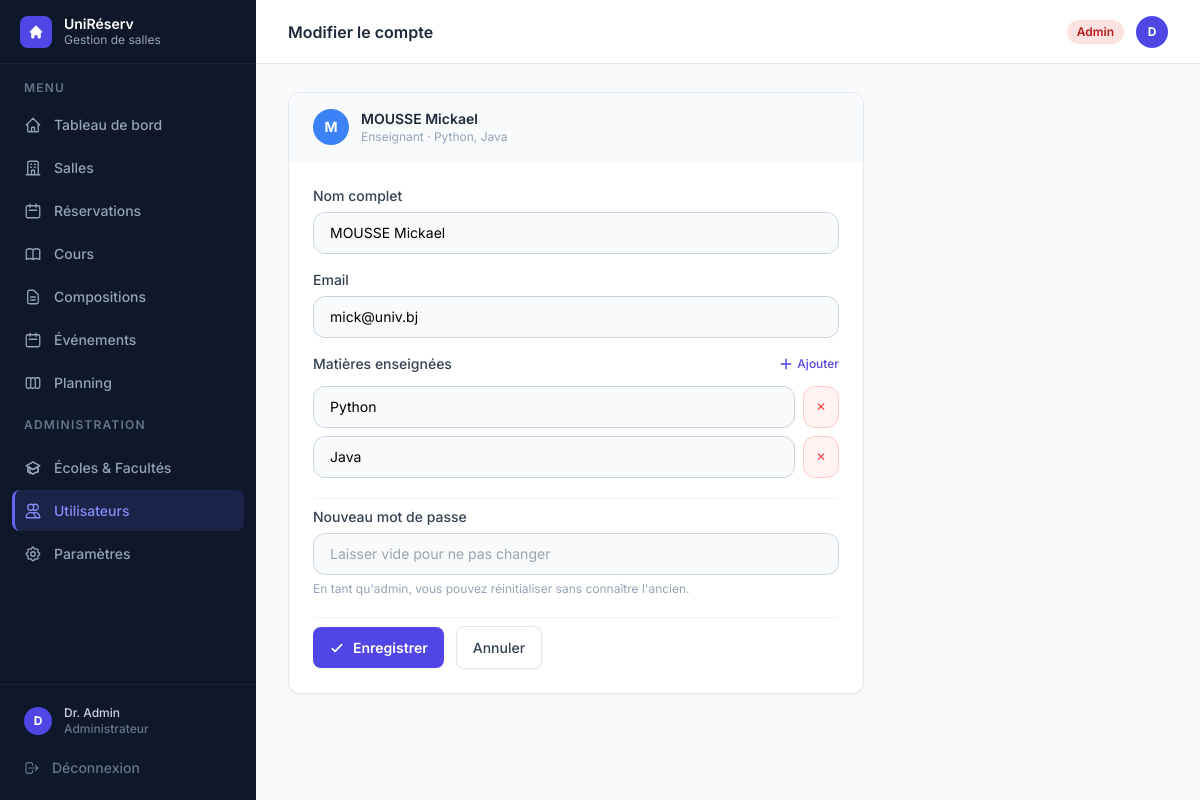
The app's page /utilisateurs/2/modifier (signed in), older data.
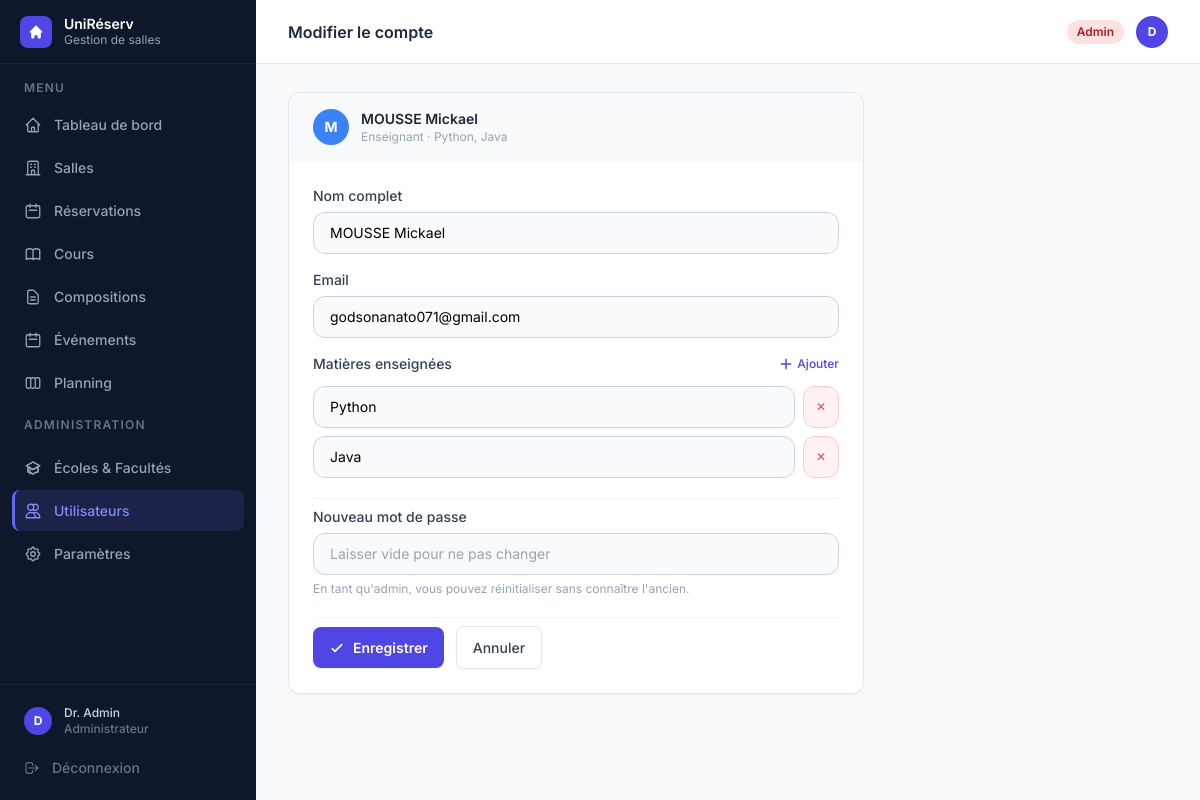
The same page, newer data.
### tables this page shows
CREATE TABLE utilisateurs (
            id               INTEGER PRIMARY KEY,
            nom              TEXT    NOT NULL,
            email            TEXT    NOT NULL UNIQUE,
            login            TEXT    NOT NULL UNIQUE,
            mot_de_passe     TEXT    NOT NULL,
            role             TEXT    NOT NULL,
            date_inscription TEXT    NOT NULL,
            matricule        TEXT,
            classe           TEXT,
            matiere          TEXT
        , ecole_id INTEGER, unite_formation_id INTEGER);

### gestion de salle/app.py (the view, shortened to what this page needs)
@app.route("/utilisateurs/<int:user_id>/modifier", methods=["GET", "POST"])
@login_required
@admin_required
def utilisateurs_modifier(user_id):
    bd = get_bd()
    u  = bd.charger_utilisateur_par_id(user_id)
    if not u:
        flash("Utilisateur introuvable.", "error")
        return redirect(url_for("utilisateurs"))
    return render_template("utilisateur_modifier.html", active="utilisateurs", u=u)

### gestion de salle/app.py (called while the page is built)
def get_bd():
    return BaseDonneesSQLite()

@app.context_processor
def inject_format_classe():
    return dict(format_classe=_format_classe)

def login_required(f):
    @wraps(f)
    def decorated(*args, **kwargs):
        if "user_id" not in session:
            return redirect(url_for("login"))
        return f(*args, **kwargs)
    return decorated

def admin_required(f):
    @wraps(f)
    def decorated(*args, **kwargs):
        if session.get("user_role") != "admin":
            flash("Accès réservé aux administrateurs.", "error")
            return redirect(url_for("dashboard"))
        return f(*args, **kwargs)
    return decorated

### gestion de salle/models/utilisateur.py (called while the page is built)
    @id.setter
    def id(self, valeur: int):
        if self.__id is None:
            self.__id = valeur

    @property
    def nom(self) -> str:
        return self.__nom

    @property
    def email(self) -> str:
        return self.__email

    @property
    def role(self) -> str:
        return "enseignant"

    @property
    def matiere(self) -> str:
        return self.__matiere

    @property
    def matieres(self) -> list:
        return [m.strip() for m in self.__matiere.split(",") if m.strip()]

### gestion de salle/templates/utilisateur_modifier.html (shortened to what the changed rows need)
{% extends "base.html" %}
{% block heading %}Modifier le compte{% endblock %}
{% block content %}
<div class="max-w-xl">
  <div class="bg-white rounded-xl border border-slate-200 shadow-sm overflow-hidden">
    <div class="px-6 py-4 border-b border-slate-100 bg-slate-50 flex items-center gap-3">
      <div class="w-9 h-9 rounded-full flex items-center justify-center text-white text-sm font-bold shrink-0
        {% if u.role=='admin' %}bg-red-500{% elif u.role=='responsable' %}bg-amber-500{% elif u.role=='enseignant' %}bg-blue-500{% else %}bg-indigo-500{% endif %}">
        {{ u.nom[0].upper() }}
      </div>
      <div>
        <p class="font-semibold text-slate-800 text-sm">{{ u.nom }}</p>
        <p class="text-xs text-slate-400">
          {% if u.role=='admin' %}Administrateur{% elif u.role=='responsable' %}Responsable · {{ u.classe }}{% elif u.role=='enseignant' %}Enseignant · {{ u.matiere or '—' }}{% else %}Étudiant · {{ u.classe or '—' }}{% endif %}
        </p>
      </div>
    </div>
    <div class="px-6 py-6">
      <form method="POST" class="space-y-5">
        <div class="grid grid-cols-2 gap-4">
          <div class="col-span-2">
            <label class="block text-sm font-medium text-slate-700 mb-1.5">Nom complet</label>
            <input type="text" name="nom" value="{{ u.nom }}"
              class="w-full rounded-xl border border-slate-300 bg-slate-50 px-4 py-2.5 text-sm focus:outline-none focus:ring-2 focus:ring-indigo-500 focus:bg-white transition-all"/>
          </div>
          <div class="col-span-2">
            <label class="block text-sm font-medium text-slate-700 mb-1.5">Email</label>
            <input type="email" name="email" value="{{ u.email }}"
              class="w-full rounded-xl border border-slate-300 bg-slate-50 px-4 py-2.5 text-sm focus:outline-none focus:ring-2 focus:ring-indigo-500 focus:bg-white transition-all"/>
          </div>
        </div>
      </form>
    </div>
  </div>
</div>
{% endblock %}

Row changes from the older to the newer data that the page shows:
changed utilisateurs "MOUSSE Mickael": email "mick@univ.bj" → "godsonanato071@gmail.com"
